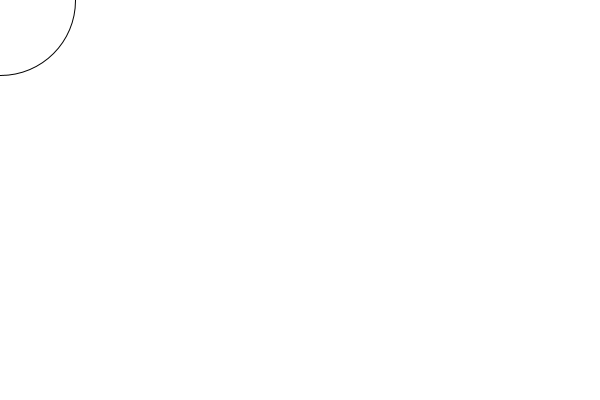
Frame 1 (no input)
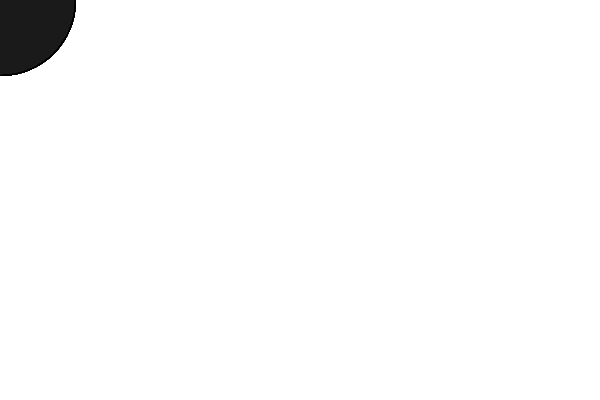
Frame 60 (the mouse pressed at the canvas centre just before this capture)
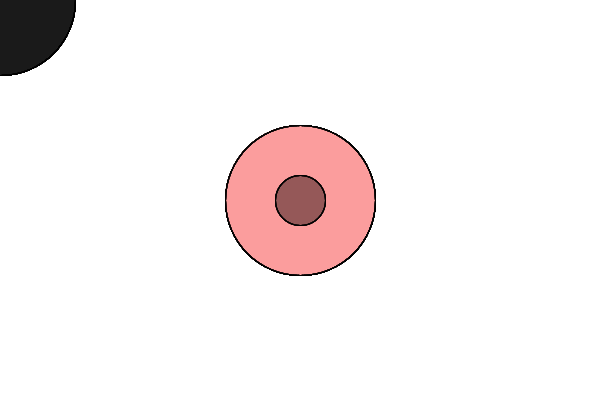
Frame 120 (the mouse held since frame 60 and released just before this capture)

The Processing sketch that drew these frames (run headless with seeded random() and noise(); from frame 60 on, the mouse is pressed at the canvas centre):

// Processing sketch: processing_28046
// ── processing_28046.pde

int counter;

void setup() {  //setup function called initially, only once
  size(600, 400);
  background(255);  //set background white
  colorMode(HSB);   //set colors to Hue, Saturation, Brightness mode
  counter = 0;
}

void draw() {  //draw function loops 
  ellipse(mouseX, mouseY, 150,150);
  fill(random(255),10,0,10);
 
  
  if(mousePressed == true) { //add some interaction
    ellipse(mouseX, mouseY, 50, 50);
    fill(255,100,255,random(30));
  }
  else {
    ellipse(width/2, height/2, 80*sin(counter), 80*sin(counter));
  }
}

                
                
